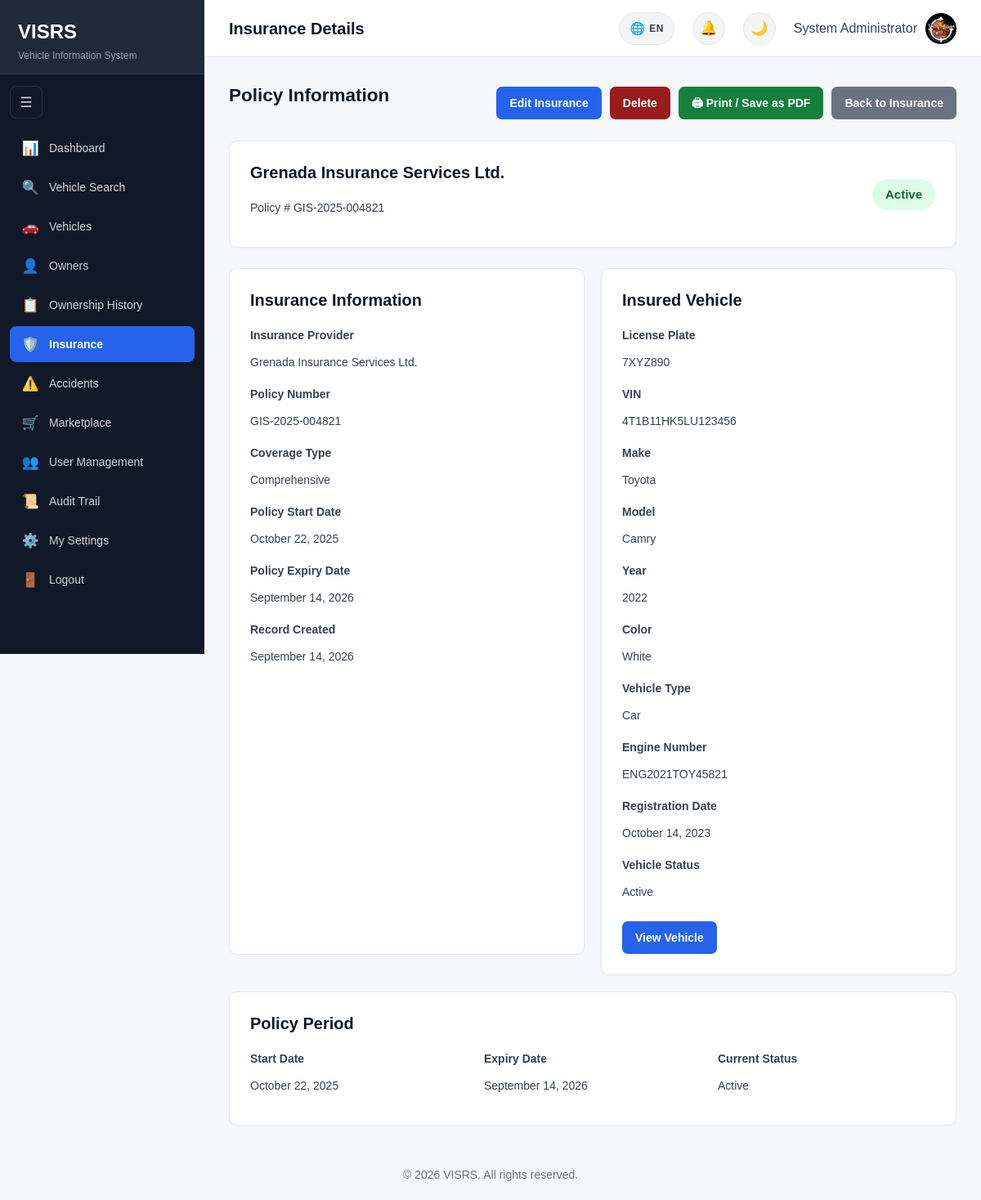
Page /insurance/view.php?id=1 (signed in) on the committed database.
### tables this page shows
CREATE TABLE `insurance` (
  `InsuranceID` int(11) NOT NULL,
  `VehicleID` int(11) NOT NULL,
  `ProviderName` varchar(150) NOT NULL,
  `PolicyNumber` varchar(100) NOT NULL,
  `CoverageType` varchar(100) DEFAULT NULL,
  `StartDate` date DEFAULT NULL,
  `ExpiryDate` date DEFAULT NULL,
  `Status` enum('Active','Expired','Cancelled') NOT NULL DEFAULT 'Active',
  `CreatedAt` timestamp NOT NULL DEFAULT current_timestamp()
);

CREATE TABLE `vehicles` (
  `VehicleID` int(11) NOT NULL,
  `PlateNumber` varchar(20) NOT NULL,
  `VIN` varchar(50) NOT NULL,
  `OwnerID` int(11) NOT NULL,
  `SellerID` int(11) DEFAULT NULL,
  `Make` varchar(100) NOT NULL,
  `Model` varchar(100) NOT NULL,
  `VehicleYear` year(4) NOT NULL,
  `Mileage` int(10) UNSIGNED DEFAULT NULL,
  `LastServiceDate` date DEFAULT NULL,
  `OilChangeIntervalKm` int(10) UNSIGNED DEFAULT NULL,
  `LastOilChangeDate` date DEFAULT NULL,
  `LastOilChangeMileage` int(10) UNSIGNED DEFAULT NULL,
  `Color` varchar(50) DEFAULT NULL,
  `VehicleType` varchar(50) DEFAULT NULL,
  `EngineNumber` varchar(100) DEFAULT NULL,
  `RegistrationDate` date DEFAULT NULL,
  `Status` enum('Active','Inactive','Stolen','Sold') NOT NULL DEFAULT 'Active',
  `CreatedAt` timestamp NOT NULL DEFAULT current_timestamp()
);

### insurance/view.php (the view, shortened to what the rows shown need)
<?php
require_once __DIR__ . "/../includes/database.php";
$insuranceID = (int) (
    $_GET["id"] ?? 0
);
$stmt = $pdo->prepare("
    SELECT
        i.InsuranceID,
        i.VehicleID,
        i.ProviderName,
        i.PolicyNumber,
        i.CoverageType,
        i.StartDate,
        i.ExpiryDate,
        i.Status,
        i.CreatedAt,
        v.PlateNumber,
        v.VIN,
        v.Make,
        v.Model,
        v.VehicleYear,
        v.Color,
        v.VehicleType,
        v.EngineNumber,
        v.RegistrationDate,
        v.Status AS VehicleStatus
    FROM insurance i
    INNER JOIN vehicles v
        ON i.VehicleID = v.VehicleID
    WHERE i.InsuranceID = ?
    LIMIT 1
");
$stmt->execute([
    $insuranceID
]);
$insurance = $stmt->fetch();
    ?>
    <?php
function formatInsuranceDate($date)
{
    $timestamp = strtotime($date);
    return date(
        "F j, Y",
        $timestamp
    );
}
$status = $insurance["Status"];
$statusBackground = "#e5e7eb";
$statusColor = "#374151";
if ($status === "Active") {
    $statusBackground = "#dcfce7";
    $statusColor = "#166534";
} elseif ($status === "Expired") {
    $statusBackground = "#fee2e2";
    $statusColor = "#991b1b";
} elseif ($status === "Cancelled") {
    $statusBackground = "#fef3c7";
    $statusColor = "#92400e";
}
require_once "../includes/head.php";
?>
<body>
<div class="layout">
    <?php require_once __DIR__ . "/../includes/sidebar.php"; ?>
    <main class="main-content">
        <div class="content">
            <div
                style="
                    display:flex;
                    justify-content:space-between;
                    align-items:center;
                    gap:10px;
                    flex-wrap:wrap;
                    margin-bottom:20px;
                "
            >
                <div>
                    <h2>
                        Policy Information
                    </h2>
                </div>
            </div>
            <div class="card">
                <div
                    style="
                        display:flex;
                        justify-content:space-between;
                        align-items:center;
                        gap:20px;
                        flex-wrap:wrap;
                    "
                >
                    <div>
                        <h2>
                            <?= htmlspecialchars(
                                $insurance["ProviderName"]
                            ) ?>
                        </h2>
                        <p>
                            Policy #
                            <?= htmlspecialchars(
                                $insurance["PolicyNumber"]
                            ) ?>
                        </p>
                    </div>
                    <span
                        style="
                            display:inline-block;
                            padding:8px 16px;
                            border-radius:20px;
                            background:<?= $statusBackground ?>;
                            color:<?= $statusColor ?>;
                            font-weight:600;
                        "
                    >
                        <?= htmlspecialchars(
                            $status
                        ) ?>
                    </span>
                </div>
            </div>
            <div
                style="
                    display:grid;
                    grid-template-columns:
                        repeat(
                            auto-fit,
                            minmax(280px, 1fr)
                        );
                    gap:20px;
                    margin-top:20px;
                "
            >
                <div class="card">
                    <h2>
                        Insurance Information
                    </h2>
                    <div
                        style="
                            margin-top:20px;
                        "
                    >
                        <p>
                            <strong>
                            </strong>
                        </p>
                        <p>
                            <?= htmlspecialchars(
                                $insurance["ProviderName"]
                            ) ?>
                        </p>
                    </div>
                    <div
                        style="
                            margin-top:18px;
                        "
                    >
                        <p>
                            <strong>
                            </strong>
                        </p>
                        <p>
                            <?= htmlspecialchars(
                                $insurance["PolicyNumber"]
                            ) ?>
                        </p>
                    </div>
                    <div
                        style="
                            margin-top:18px;
                        "
                    >
                        <p>
                            <strong>
                            </strong>
                        </p>
                        <p>
                            <?= $insurance["CoverageType"]
                                ? htmlspecialchars(
                                    $insurance["CoverageType"]
                                )
                                : "Not specified"
                            ?>
                        </p>
                    </div>
                    <div
                        style="
                            margin-top:18px;
                        "
                    >
                        <p>
                            <strong>
                            </strong>
                        </p>
                        <p>
                            <?= formatInsuranceDate(
                                $insurance["StartDate"]
                            ) ?>
                        </p>
                    </div>
                    <div
                        style="
                            margin-top:18px;
                        "
                    >
                        <p>
                            <strong>
                            </strong>
                        </p>
                        <p>
                            <?= formatInsuranceDate(
                                $insurance["ExpiryDate"]
                            ) ?>
                        </p>
                    </div>
                    <div
                        style="
                            margin-top:18px;
                        "
                    >
                        <p>
                            <strong>
                            </strong>
                        </p>
                        <p>
                            <?= formatInsuranceDate(
                                $insurance["CreatedAt"]
                            ) ?>
                        </p>
                    </div>
                </div>
                <div class="card">
                    <h2>
                        Insured Vehicle
                    </h2>
                    <div
                        style="
                            margin-top:20px;
                        "
                    >
                        <p>
                            <strong>
                            </strong>
                        </p>
                        <p>
                            <?= htmlspecialchars(
                                $insurance["PlateNumber"]
                            ) ?>
                        </p>
                    </div>
                    <div
                        style="
                            margin-top:18px;
                        "
                    >
                        <p>
                            <strong>
                            </strong>
                        </p>
                        <p>
                            <?= htmlspecialchars(
                                $insurance["VIN"]
                            ) ?>
                        </p>
                    </div>
                    <div
                        style="
                            margin-top:18px;
                        "
                    >
                        <p>
                            <strong>
                            </strong>
                        </p>
                        <p>
                            <?= htmlspecialchars(
                                $insurance["Make"]
                            ) ?>
                        </p>
                    </div>
                    <div
                        style="
                            margin-top:18px;
                        "
                    >
                        <p>
                            <strong>
                            </strong>
                        </p>
                        <p>
                            <?= htmlspecialchars(
                                $insurance["Model"]
                            ) ?>
                        </p>
                    </div>
                    <div
                        style="
                            margin-top:18px;
                        "
                    >
                        <p>
                            <strong>
                            </strong>
                        </p>
                        <p>
                            <?= htmlspecialchars(
                                $insurance["VehicleYear"]
                            ) ?>
                        </p>
                    </div>
                    <div
                        style="
                            margin-top:18px;
                        "
                    >
                        <p>
                            <strong>
                            </strong>
                        </p>
                        <p>
                            <?= $insurance["Color"]
                                ? htmlspecialchars(
                                    $insurance["Color"]
                                )
                                : "Not specified"
                            ?>
                        </p>
                    </div>
                    <div
                        style="
                            margin-top:18px;
                        "
                    >
                        <p>
                            <strong>
                            </strong>
                        </p>
                        <p>
                            <?= $insurance["VehicleType"]
                                ? htmlspecialchars(
                                    $insurance["VehicleType"]
                                )
                                : "Not specified"
                            ?>
                        </p>
                    </div>
                    <div
                        style="
                            margin-top:18px;
                        "
                    >
                        <p>
                            <strong>
                            </strong>
                        </p>
                        <p>
                            <?= $insurance["EngineNumber"]
                                ? htmlspecialchars(
                                    $insurance["EngineNumber"]
                                )
                                : "Not specified"
                            ?>
                        </p>
                    </div>
                    <div
                        style="
                            margin-top:18px;
                        "
                    >
                        <p>
                            <strong>
                            </strong>
                        </p>
                        <p>
                            <?= formatInsuranceDate(
                                $insurance["RegistrationDate"]
                            ) ?>
                        </p>
                    </div>
                    <div
                        style="
                            margin-top:18px;
                        "
                    >
                        <p>
                            <strong>
                            </strong>
                        </p>
                        <p>
                            <?= htmlspecialchars(
                                $insurance["VehicleStatus"]
                            ) ?>
                        </p>
                    </div>
                </div>
            </div>
            <div
                class="card"
                style="
                    margin-top:20px;
                "
            >
                <h2>
                    Policy Period
                </h2>
                <div
                    style="
                        display:grid;
                        grid-template-columns:
                            repeat(
                                auto-fit,
                                minmax(220px, 1fr)
                            );
                        gap:20px;
                        margin-top:20px;
                    "
                >
                    <div>
                        <p>
                            <strong>
                            </strong>
                        </p>
                        <p>
                            <?= formatInsuranceDate(
                                $insurance["StartDate"]
                            ) ?>
                        </p>
                    </div>
                    <div>
                        <p>
                            <strong>
                            </strong>
                        </p>
                        <p>
                            <?= formatInsuranceDate(
                                $insurance["ExpiryDate"]
                            ) ?>
                        </p>
                    </div>
                    <div>
                        <p>
                            <strong>
                            </strong>
                        </p>
                        <p>
                            <?= htmlspecialchars(
                                $insurance["Status"]
                            ) ?>
                        </p>
                    </div>
                </div>
            </div>
        </div>
    </main>
</div>
<?php require_once __DIR__ . "/../includes/footer.php"; ?>

### rows in the picture
insurance: ProviderName "Grenada Insurance Services Ltd.", PolicyNumber "GIS-2025-004821", Status "Active", CoverageType "Comprehensive", StartDate "October 22, 2025", ExpiryDate "September 14, 2026", CreatedAt "September 14, 2026", VehicleID.PlateNumber "7XYZ890", VehicleID.VIN "4T1B11HK5LU123456", VehicleID.Make "Toyota", VehicleID.Model "Camry", VehicleID.VehicleYear "2022", VehicleID.Color "White", VehicleID.VehicleType "Car", VehicleID.EngineNumber "ENG2021TOY45821", VehicleID.RegistrationDate "October 14, 2023", VehicleID.Status "Active"

### other values in the picture
$pageTitle "Insurance Details"
